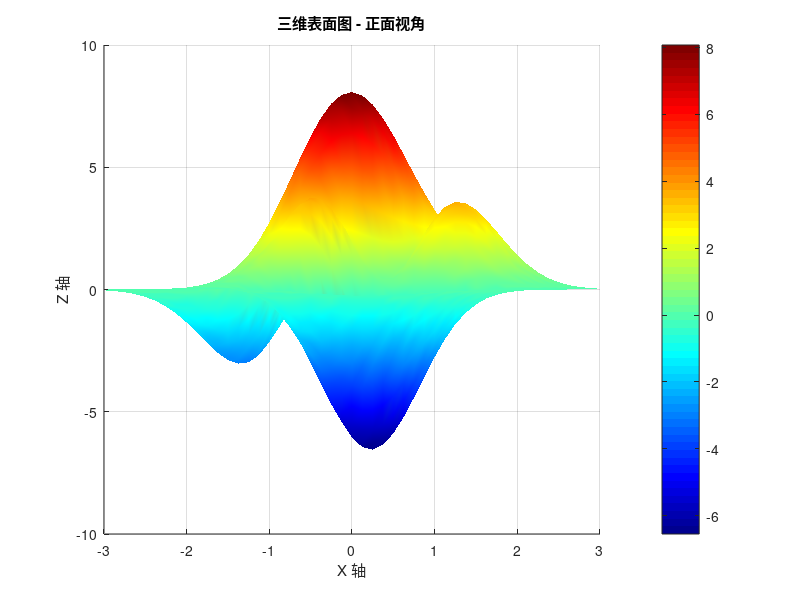

Source code (MATLAB):
% % 示例数据
% [X, Y] = meshgrid(-5:0.5:5, -5:0.5:5);
% Z = sin(sqrt(X.^2 + Y.^2));
% 
% % 绘制三维图
% figure;
% surf(X, Y, Z);
% 
% % 设置视角为顶视图
% view(2);
% 
% % 添加一些标签和标题
% xlabel('X-axis');
% ylabel('Y-axis');
% title('Top view of the 3D plot');
% 创建三维数据
[X, Y, Z] = peaks;

% 创建三维表面图
figure;
surf(X, Y, Z);

% 设置视角为正面视图
view([0, 0]);

% 添加标题和标签
title('三维表面图 - 正面视角');
xlabel('X 轴');
ylabel('Y 轴');
zlabel('Z 轴');

% 可选：调整图形的其他属性
shading interp;
colormap jet;
colorbar;
